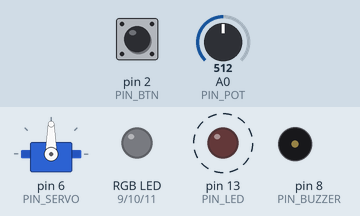
This sketch was run on a simulated Arduino Uno, built with avr-gcc and run on an emulated ATmega328P. Parts: servo, an RGB LED mixed from three pins (HIGH = lit), output pins drawn as LEDs (lit = HIGH), buzzer (waves = sounding). Dashed ring = blinking. Inputs (shaded band) come from the test bench; at power-on: pin 2 (PIN_BTN) HIGH, A0 (PIN_POT) = 512. What the sketch prints to the serial monitor is not drawn.

Above: at 1.2 s.
1.3 s: pin 2 (PIN_BTN) pulled LOW for 3.2 s
At 1.65 s:
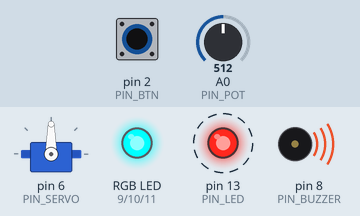
6.0 s: A0 (PIN_POT) set to 716
At 6.75 s:
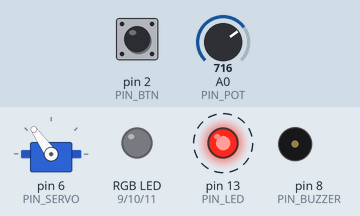
9.0 s: pin 2 (PIN_BTN) pulled LOW for 0.15 s
At 9.08 s:
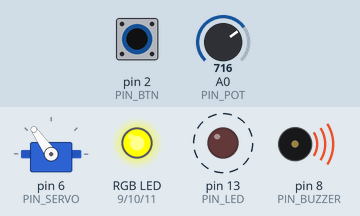
12.0 s: A0 (PIN_POT) set to 900
At 12.9 s:
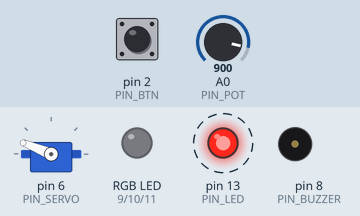
15.0 s: pin 2 (PIN_BTN) pulled LOW for 1 s
At 15.75 s:
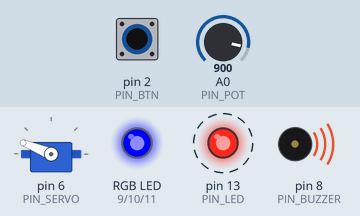
18.0 s: A0 (PIN_POT) set to 1023
At 18.9 s:
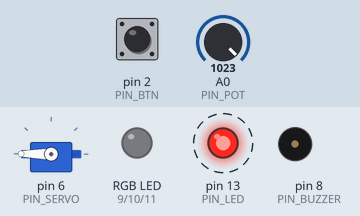
Timing chart, 0 to 22.0 s (numbered marks = the images above; inputs shaded):
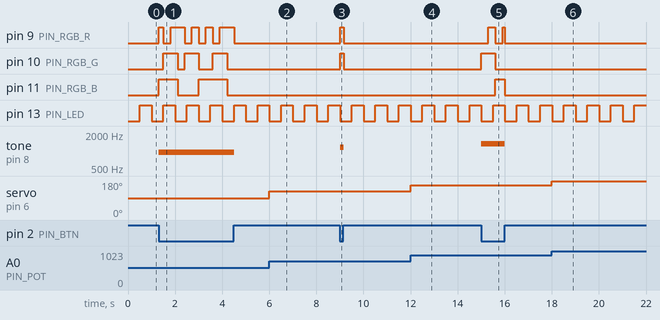

The sketch:

sketch.ino
```cpp
// Скетч для демо-схемы wokwi_demo (KiCad → Wokwi).
// Пины как на схеме: кнопка D2 (подтяжка R1 к +5V), серво D6, зуммер D8,
// RGB-светодиод D9/D10/D11, светодиод D13, потенциометр A0.
#include <Servo.h>

const int PIN_BTN = 2;
const int PIN_SERVO = 6;
const int PIN_BUZZER = 8;
const int PIN_RGB_R = 9;
const int PIN_RGB_G = 10;
const int PIN_RGB_B = 11;
const int PIN_LED = 13;
const int PIN_POT = A0;

Servo servo;

// color — 3 бита: R, G, B
void setRgb(int color) {
  digitalWrite(PIN_RGB_R, color & 1);
  digitalWrite(PIN_RGB_G, (color >> 1) & 1);
  digitalWrite(PIN_RGB_B, (color >> 2) & 1);
}

void setup() {
  pinMode(PIN_BTN, INPUT);  // внешняя подтяжка R1: нажатие = LOW
  pinMode(PIN_LED, OUTPUT);
  pinMode(PIN_RGB_R, OUTPUT);
  pinMode(PIN_RGB_G, OUTPUT);
  pinMode(PIN_RGB_B, OUTPUT);
  servo.attach(PIN_SERVO);
  Serial.begin(115200);
  Serial.println("KiCad -> Wokwi demo");
}

void loop() {
  unsigned long now = millis();
  digitalWrite(PIN_LED, (now / 500) % 2);  // мигает раз в секунду

  int pot = analogRead(PIN_POT);
  servo.write(map(pot, 0, 1023, 0, 180));  // потенциометр поворачивает серво

  if (digitalRead(PIN_BTN) == LOW) {
    tone(PIN_BUZZER, 440 + pot);   // пока кнопка нажата — пищит
    setRgb(1 + (now / 300) % 7);   // и перебирает цвета RGB
  } else {
    noTone(PIN_BUZZER);
    setRgb(0);
  }
  delay(10);
}
```

Measured:
- after the input at 1.3 s, pin 9 (PIN_RGB_R): LOW → HIGH at once, → LOW 0.20 s later, → HIGH 0.30 s later, → LOW 0.60 s later, … (10 changes in this stretch); pin 10 (PIN_RGB_G): goes HIGH 0.60 s, LOW 0.30 s, HIGH 0.59 s, LOW 0.60 s, HIGH 0.60 s, then LOW, starting after 0.21 s
- after the input at 6.0 s, servo on pin 6 (PIN_SERVO): 90° → 125° at once
- after the input at 9.0 s, pin 9 (PIN_RGB_R), pin 10 (PIN_RGB_G): LOW → HIGH at once, → LOW 0.15 s later; tone on pin 8 (PIN_BUZZER): silent → 1156 Hz at once, → silent 0.15 s later
- after the input at 12.0 s, servo on pin 6 (PIN_SERVO): 125° → 158° at once
- after the input at 15.0 s, pin 9 (PIN_RGB_R): LOW → HIGH after 0.31 s, → LOW 0.30 s later, → HIGH 0.30 s later, → LOW 0.09 s later; pin 10 (PIN_RGB_G): LOW → HIGH at once, → LOW 0.60 s later; pin 11 (PIN_RGB_B): LOW → HIGH after 0.61 s, → LOW 0.39 s later; tone on pin 8 (PIN_BUZZER): silent → 1340 Hz at once, → silent 1.0 s later
- after the input at 18.0 s, servo on pin 6 (PIN_SERVO): 158° → 180° at once
- by itself, pin 13 (PIN_LED): alternates HIGH for 0.50 s and LOW for 0.50 s
